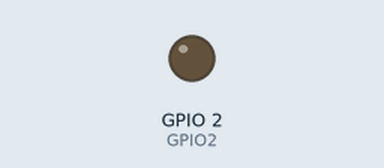
Simulated run of this sketch. Board: ESP8266 (NodeMCU). Parts: output pins drawn as LEDs (lit = HIGH). WiFi joins after 1.5 s; servers stay silent unless stated.

Above: at 0.1 s.
At 3.1 s:
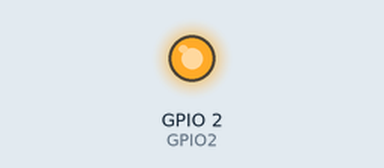
Timing chart, 0 to 4.6 s (numbered marks = the images above):
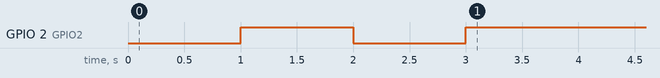

The sketch:

ESP-Dallas.ino
```cpp
#include "config.h"
#include <ESP8266WiFi.h>
#include <BlynkSimpleEsp8266.h>
#include <OneWire.h>
#include <DallasTemperature.h>
#define GPIO2 2
#define BLYNK_PRINT Serial

OneWire oneWire(ONE_WIRE_BUS);
DallasTemperature sensors(&oneWire);

BlynkTimer timer;

float temperatureC;

void setup() {
  pinMode(GPIO2, OUTPUT);
  digitalWrite(GPIO2, LOW);
  delay(1000);
  digitalWrite(GPIO2, HIGH);
  delay(1000);
  digitalWrite(GPIO2, LOW);
  delay(1000);
  digitalWrite(GPIO2, HIGH);
  Blynk.begin(auth, ssid, pass);
  timer.setInterval(sendDataDelay, sendData);
}

void loop() {
  Blynk.run();
  timer.run();
}

void sendData() {
  updateData();
  Blynk.virtualWrite(V0, temperatureC);
  // wifi_set_sleep_type(LIGHT_SLEEP_T)
}

void updateData() {
  digitalWrite(GPIO2, LOW);
  delay(2000);
  digitalWrite(GPIO2, HIGH);
  sensors.requestTemperatures();              // Solicitar leitura da temperatura
  temperatureC = sensors.getTempCByIndex(0);  // Obter a temperatura em graus Celsius
}
```

config.h
```cpp
#define BLYNK_TEMPLATE_ID "--------------"
#define BLYNK_TEMPLATE_NAME "--------------"
#define BLYNK_AUTH_TOKEN "--------------"

char auth[] = "--------------";
char ssid[] = "--------------";
char pass[] = "--------------";

#define sendDataDelay 30L * 60L * 1000L  // Set Blynk and Dallas delay (delay > 2000ms) (1L * 30L * 1000L - 30s)

#define ONE_WIRE_BUS 0  // Dallas
```
